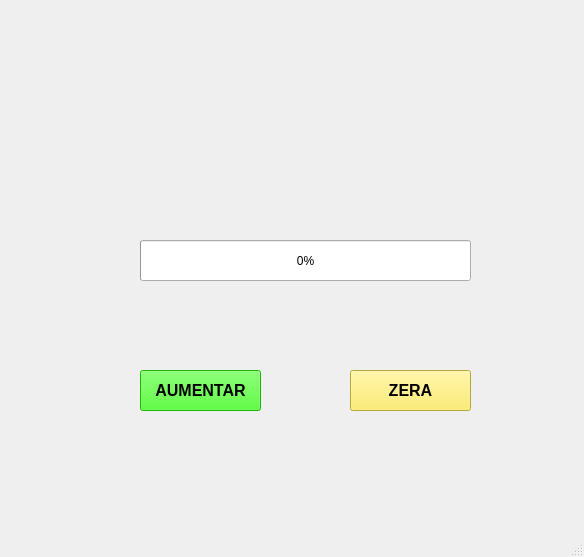
<?xml version="1.0" encoding="UTF-8"?>
<ui version="4.0">
 <class>MainWindow</class>
 <widget class="QMainWindow" name="MainWindow">
  <property name="geometry">
   <rect>
    <x>0</x>
    <y>0</y>
    <width>584</width>
    <height>557</height>
   </rect>
  </property>
  <property name="windowTitle">
   <string>MainWindow</string>
  </property>
  <widget class="QWidget" name="centralwidget">
   <widget class="QProgressBar" name="progressBar">
    <property name="geometry">
     <rect>
      <x>140</x>
      <y>240</y>
      <width>331</width>
      <height>41</height>
     </rect>
    </property>
    <property name="value">
     <number>0</number>
    </property>
   </widget>
   <widget class="QPushButton" name="pushButton">
    <property name="geometry">
     <rect>
      <x>140</x>
      <y>370</y>
      <width>121</width>
      <height>41</height>
     </rect>
    </property>
    <property name="font">
     <font>
      <pointsize>12</pointsize>
      <weight>75</weight>
      <bold>true</bold>
     </font>
    </property>
    <property name="styleSheet">
     <string notr="true">background-color: rgb(36, 255, 0);</string>
    </property>
    <property name="text">
     <string>AUMENTAR</string>
    </property>
   </widget>
   <widget class="QPushButton" name="pushButton_2">
    <property name="geometry">
     <rect>
      <x>350</x>
      <y>370</y>
      <width>121</width>
      <height>41</height>
     </rect>
    </property>
    <property name="font">
     <font>
      <pointsize>12</pointsize>
      <weight>75</weight>
      <bold>true</bold>
     </font>
    </property>
    <property name="styleSheet">
     <string notr="true">background-color: rgb(252, 233, 79);</string>
    </property>
    <property name="text">
     <string>ZERA</string>
    </property>
   </widget>
  </widget>
  <widget class="QMenuBar" name="menubar">
   <property name="geometry">
    <rect>
     <x>0</x>
     <y>0</y>
     <width>584</width>
     <height>22</height>
    </rect>
   </property>
  </widget>
  <widget class="QStatusBar" name="statusbar"/>
 </widget>
 <resources/>
 <connections/>
</ui>
